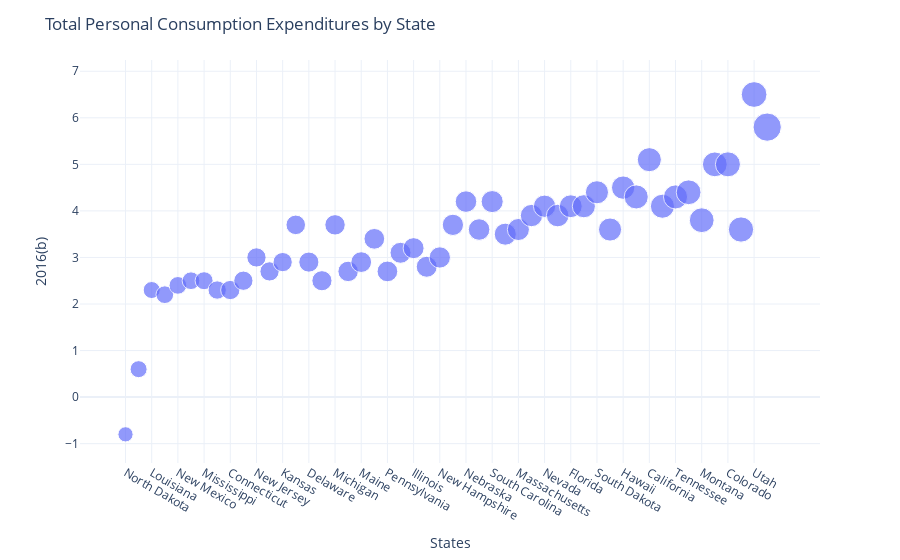

Notebook code cell kept with this figure:
### Code cell
scatter = px.scatter(pce, x='States', y='2016(b)'
                 ,size='2017(b)')
scatter.update_layout(template='plotly_white')
scatter.update_layout(title='Total Personal Consumption Expenditures by State')
scatter.show()

### Figure 1 — Plotly figure (JSON) as saved in the notebook; plotly's stock layout.template omitted (floating-point values rounded to 4 significant figures)
{"data": [{"hoverlabel": {"namelength": 0}, "hovertemplate": "States=%{x}<br>2016(b)=%{y}<br>2017(b)=%{marker.size}", "legendgroup": "", "marker": {"color": "#636efa", "size": [2, 2.5, 2.5, 2.7, 2.7, 2.7, 2.8, 2.9, 3.2, 3.2, 3.2, 3.2, 3.2, 3.3, 3.5, 3.5, 3.6, 3.6, 3.7, 3.7, 3.7, 3.8, 3.8, 3.8, 3.9, 3.9, 4, 4, 4.2, 4.2, 4.2, 4.3, 4.3, 4.4, 4.5, 4.6, 4.6, 4.6, 4.7, 5, 5, 5, 5, 5.3, 5.3, 5.3, 5.4, 5.5, 5.7, 6.9], "sizemode": "area", "sizeref": 0.01725, "symbol": "circle"}, "mode": "markers", "name": "", "showlegend": false, "type": "scatter", "x": ["North Dakota", "Wyoming", "Louisiana", "Oklahoma", "New Mexico", "West Virginia", "Mississippi", "Vermont", "Connecticut", "Alabama", "New Jersey", "Rhode Island", "Kansas", "Kentucky", "Delaware", "Alaska", "Michigan", "Ohio", "Maine", "Iowa", "Pennsylvania", "New England", "Illinois", "Missouri", "New Hampshire", "Virginia", "Nebraska", "Maryland", "South Carolina", "Wisconsin", "Massachusetts", "Arkansas", "Nevada", "New York", "Florida", "Georgia", "South Dakota", "Indiana", "Hawaii", "North Carolina", "California", "Texas", "Tennessee", "Minnesota", "Montana", "Oregon", "Colorado", "Arizona", "Utah", "Idaho"], "xaxis": "x", "y": [-0.8, 0.6, 2.3, 2.2, 2.4, 2.5, 2.5, 2.3, 2.3, 2.5, 3, 2.7, 2.9, 3.7, 2.9, 2.5, 3.7, 2.7, 2.9, 3.4, 2.7, 3.1, 3.2, 2.8, 3, 3.7, 4.2, 3.6, 4.2, 3.5, 3.6, 3.9, 4.1, 3.9, 4.1, 4.1, 4.4, 3.6, 4.5, 4.3, 5.1, 4.1, 4.3, 4.4, 3.8, 5, 5, 3.6, 6.5, 5.8], "yaxis": "y"}], "layout": {"legend": {"itemsizing": "constant", "tracegroupgap": 0}, "margin": {"t": 60}, "title": {"text": "Total Personal Consumption Expenditures by State"}, "xaxis": {"anchor": "y", "domain": [0, 1], "title": {"text": "States"}}, "yaxis": {"anchor": "x", "domain": [0, 1], "title": {"text": "2016(b)"}}}}
